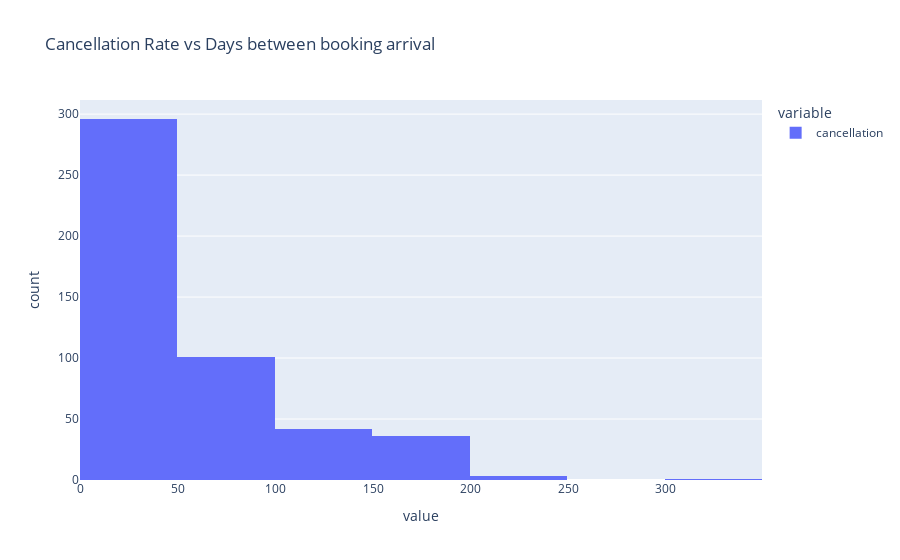

This figure's notebook cell:
### Code cell
fig = px.histogram(df.groupby("days_between_booking_arrival")["cancellation"].sum(), nbins=10, title="Cancellation Rate vs Days between booking arrival")
fig.show()

### Figure 1 — Plotly figure (JSON) as saved in the notebook; plotly's stock layout.template omitted (floating-point values rounded to 4 significant figures; data arrays with more than 128 entries replaced by an {"elided": "..."} marker saying what was removed)
{"data": [{"alignmentgroup": "True", "bingroup": "x", "hovertemplate": "variable=cancellation<br>value=%{x}<br>count=%{y}<extra></extra>", "legendgroup": "cancellation", "marker": {"color": "#636efa", "pattern": {"shape": ""}}, "name": "cancellation", "nbinsx": 10, "offsetgroup": "cancellation", "orientation": "v", "showlegend": true, "type": "histogram", "x": {"elided": "479 int values"}, "xaxis": "x", "yaxis": "y"}], "layout": {"barmode": "relative", "legend": {"title": {"text": "variable"}, "tracegroupgap": 0}, "title": {"text": "Cancellation Rate vs Days between booking arrival"}, "xaxis": {"anchor": "y", "domain": [0, 1], "title": {"text": "value"}}, "yaxis": {"anchor": "x", "domain": [0, 1], "title": {"text": "count"}}}}
